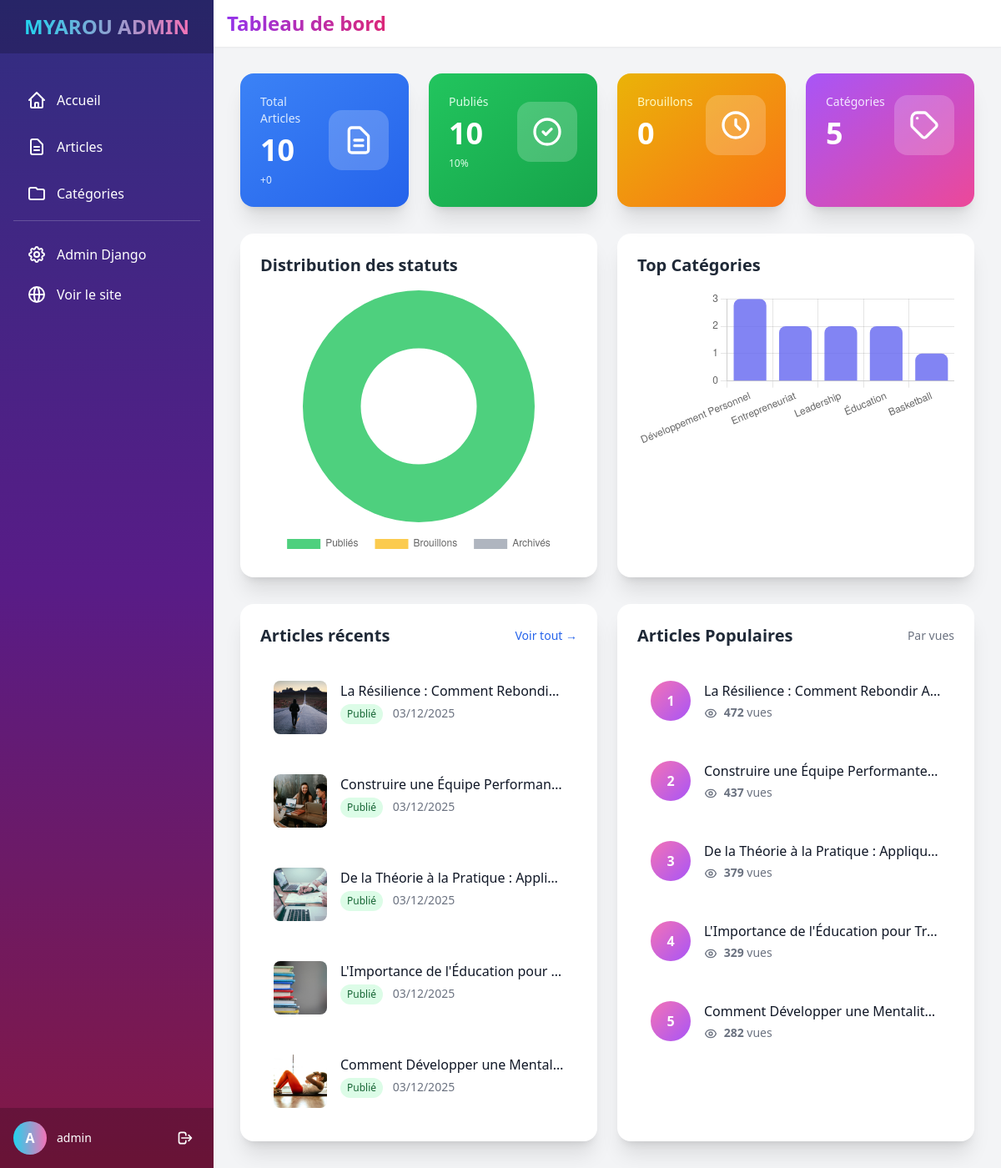
/dashboard/ (signed in), run on an earlier commit of the app's database.
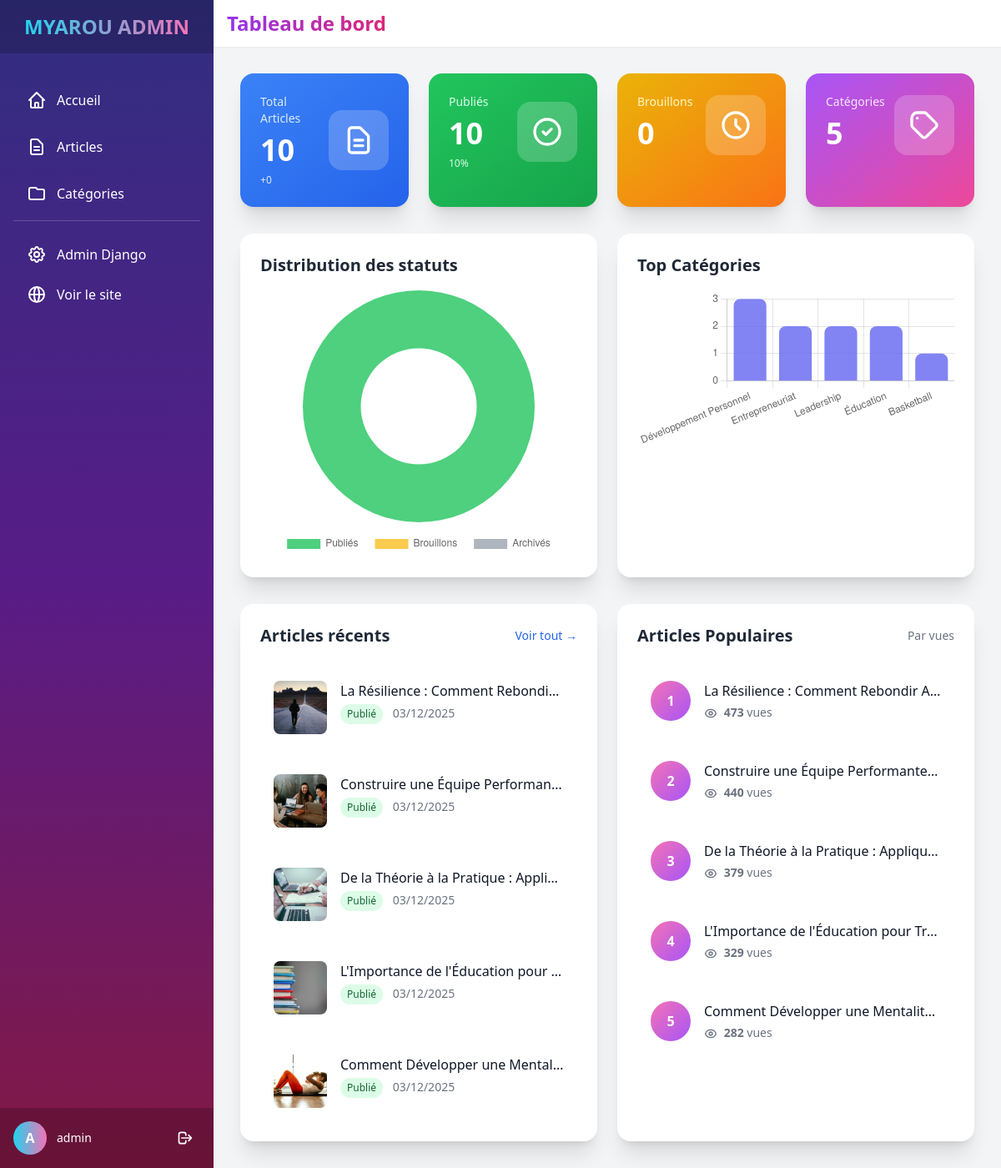
And on a later commit of the database.
### blog/models.py (models this page shows, shortened)
class Article(models.Model):
    STATUS_CHOICES = [
        ('draft', 'Brouillon'),
        ('published', 'Publié'),
        ('archived', 'Archivé'),
    ]
    title = models.CharField(
        max_length=255,
        verbose_name="Titre",
        help_text="Titre de l'article."
    )
    slug = models.SlugField(
        max_length=255,
        unique=True,
        blank=True,
        help_text="Slug généré automatiquement."
    )
    content = RichTextUploadingField(
        config_name='awesome_ckeditor',
        verbose_name="Contenu",
        help_text="Contenu principal de l'article avec éditeur HTML riche."
    )
    excerpt = models.TextField(
        blank=True,
        max_length=500,
        verbose_name="Extrait",
        help_text="Court extrait de l'article pour les listes (optionnel)."
    )
    image = models.ImageField(
        upload_to='articles/',
        blank=True,
        null=True,
        help_text="Image principale (optionnel)."
    )
    video_file = models.FileField(
        upload_to='articles/videos/',
        blank=True,
        null=True,
        verbose_name="Fichier vidéo",
        help_text="Télécharger une vidéo (MP4, WebM, etc.)."
    )
    video_url = models.URLField(
        blank=True,
        verbose_name="Lien vidéo",
        help_text="Lien vers une vidéo (YouTube, Vimeo, etc.). Si une vidéo est téléchargée, ce lien sera ignoré."
    )
    author = models.CharField(
        max_length=100,
        blank=True,
        verbose_name="Auteur",
        help_text="Nom de l'auteur"
    )
    category = models.ForeignKey(
        Category,
        on_delete=models.SET_NULL,
        null=True,
        blank=True,
        related_name="articles",
        verbose_name="Catégorie",
        help_text="Catégorie de l'article."
    )
    tags = models.CharField(
        max_length=200,
        blank=True,
        help_text="Tags séparés par des virgules."
    )
    status = models.CharField(
        max_length=10,
        choices=STATUS_CHOICES,
        default='draft',
        verbose_name="Statut",
        help_text="Statut de publication."
    )
    views = models.PositiveIntegerField(
        default=0,
        verbose_name="Vues",
        help_text="Nombre de vues de l'article."
    )
    created_at = models.DateTimeField(
        auto_now_add=True,
        verbose_name="Date de création"
    )
    updated_at = models.DateTimeField(
        auto_now=True,
        verbose_name="Date de modification"
    )
    published_at = models.DateTimeField(
        blank=True,
        null=True,
        verbose_name="Date de publication"
    )
    meta_description = models.CharField(
        max_length=160,
        blank=True,
        verbose_name="Meta description",
        help_text="Description SEO (max 160 caractères)."
    )
    meta_keywords = models.CharField(
        max_length=255,
        blank=True,
        verbose_name="Mots-clés SEO",
        help_text="Mots-clés SEO séparés par des virgules."
    )
    class Meta:
        ordering = ['-published_at', '-created_at']
        verbose_name = "Article"
        verbose_name_plural = "Articles"
        indexes = [
            models.Index(fields=['-published_at']),
            models.Index(fields=['status']),
        ]

### dashboard/views.py (the view)
# urls.py: path('', views.index, name='index'),
@login_required(login_url='dashboard:login')
@user_passes_test(is_staff, login_url='dashboard:login')
def index(request):
    total_articles = Article.objects.count()
    published_articles = Article.objects.filter(status='published').count()
    draft_articles = Article.objects.filter(status='draft').count()
    total_categories = Category.objects.count()
    recent_articles = Article.objects.all()[:5]
    popular_articles = Article.objects.filter(status='published').order_by('-views')[:5]
    categories_stats = Category.objects.annotate(
        article_count=Count('articles')
    ).order_by('-article_count')[:5]
    week_ago = timezone.now() - timedelta(days=7)
    recent_count = Article.objects.filter(created_at__gte=week_ago).count()
    context = {
        'total_articles': total_articles,
        'published_articles': published_articles,
        'draft_articles': draft_articles,
        'total_categories': total_categories,
        'recent_articles': recent_articles,
        'popular_articles': popular_articles,
        'categories_stats': categories_stats,
        'recent_count': recent_count,
    }
    return render(request, 'dashboard/index.html', context)

### dashboard/views.py (called while the page is built)
def is_staff(user):
    return user.is_staff

### dashboard/templates/dashboard/index.html (shortened to what the changed rows need)
{% extends 'dashboard/base.html' %}
{% block page_title %}
    <span class="text-transparent bg-clip-text bg-gradient-to-r from-purple-600 to-pink-600">
    </span>
{% endblock %}
{% block content %}
<div class="grid grid-cols-1 lg:grid-cols-2 gap-6">
    <div class="bg-white rounded-2xl shadow-xl p-6">
        <div class="space-y-4">
            {% for article in recent_articles %}
            <div class="flex items-start space-x-4 p-4 rounded-xl hover:bg-gray-50 transition-colors">
                {% if article.image %}
                <img src="{{ article.image.url }}" alt="{{ article.title }}" class="w-16 h-16 rounded-lg object-cover flex-shrink-0">
                {% else %}
                <div class="w-16 h-16 rounded-lg bg-gradient-to-br from-blue-400 to-purple-500 flex-shrink-0"></div>
                {% endif %}
                <div class="flex-1 min-w-0">
                    <a href="{% url 'dashboard:article_detail' article.pk %}" class="font-medium text-gray-900 hover:text-blue-600 block truncate">
                        {{ article.title }}
                    </a>
                    <p class="text-sm text-gray-500 mt-1">
                        <span class="inline-flex items-center px-2 py-1 rounded-full text-xs font-medium
                            {% if article.status == 'published' %}bg-green-100 text-green-800
                            {% elif article.status == 'draft' %}bg-yellow-100 text-yellow-800
                            {% else %}bg-gray-100 text-gray-800{% endif %}">
                            {{ article.get_status_display }}
                        </span>
                        <span class="ml-2">{{ article.created_at|date:"d/m/Y" }}</span>
                    </p>
                </div>
            </div>
            {% empty %}
            <p class="text-gray-500 text-center py-8">Aucun article pour le moment</p>
            {% endfor %}
        </div>
    </div>
    <div class="bg-white rounded-2xl shadow-xl p-6">
        <div class="space-y-4">
            {% for article in popular_articles %}
            <div class="flex items-start space-x-4 p-4 rounded-xl hover:bg-gray-50 transition-colors">
                <div class="flex-shrink-0 w-12 h-12 rounded-full bg-gradient-to-br from-pink-400 to-purple-500 flex items-center justify-center text-white font-bold">
                    {{ forloop.counter }}
                </div>
                <div class="flex-1 min-w-0">
                    <a href="{% url 'dashboard:article_detail' article.pk %}" class="font-medium text-gray-900 hover:text-blue-600 block truncate">
                        {{ article.title }}
                    </a>
                    <p class="text-sm text-gray-500 mt-1">
                        <span class="ml-1 font-semibold">{{ article.views }}</span> vues
                    </p>
                </div>
            </div>
            {% empty %}
            <p class="text-gray-500 text-center py-8">Aucun article publié</p>
            {% endfor %}
        </div>
    </div>
</div>
{% endblock %}

What changed in the data, as far as the page shows it:
changed Article "La Résilience : Comment Rebondi…": views "472" → "473"
changed Article "Construire une Équipe Performan…": views "437" → "440"
